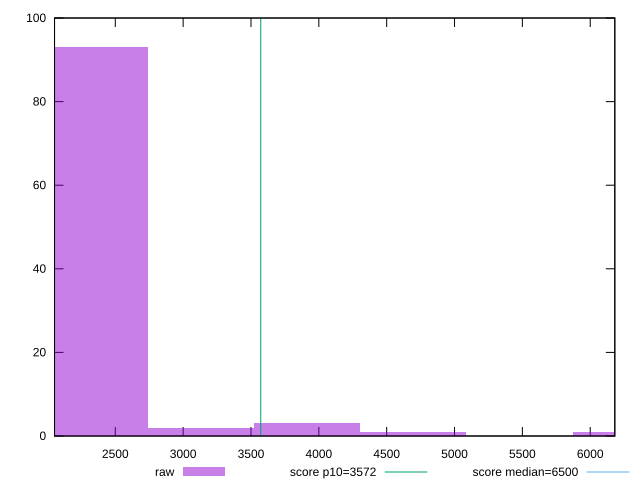

Recreate this plot in gnuplot.
reset

$raw <<EOF
3913.4686787934083 3
3130.7749430347267 2
2348.081207276045 93
6261.549886069453 1
4696.16241455209 1
EOF

set key outside below
set boxwidth 782.6937357586817
set xrange [2052.2250000000004:6181.3989999999985]
set yrange [0:100]
set trange [0:100]
set style fill transparent solid 0.5 noborder

set parametric
set terminal svg size 640, 490 enhanced background rgb 'white'
set output "report_00019_2021-02-10T18-14-37.922Z//first-cpu-idle/samples/pages+cached/raw/histogram.svg"

plot $raw title "raw" with boxes, \
     3572,t title "score p10=3572", \
     6500,t title "score median=6500"

reset
